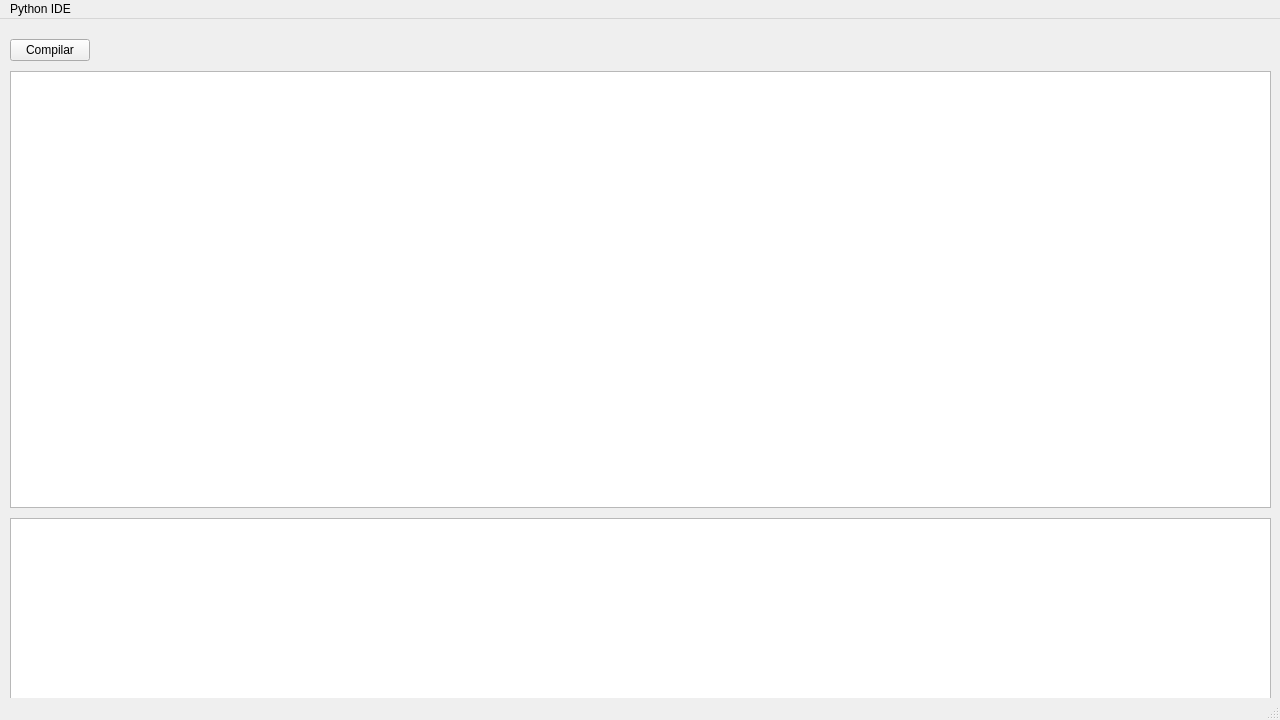
<?xml version="1.0" encoding="UTF-8"?>
<ui version="4.0">
 <class>MainWindow</class>
 <widget class="QMainWindow" name="MainWindow">
  <property name="geometry">
   <rect>
    <x>0</x>
    <y>0</y>
    <width>1280</width>
    <height>720</height>
   </rect>
  </property>
  <property name="sizePolicy">
   <sizepolicy hsizetype="Minimum" vsizetype="Minimum">
    <horstretch>0</horstretch>
    <verstretch>0</verstretch>
   </sizepolicy>
  </property>
  <property name="minimumSize">
   <size>
    <width>720</width>
    <height>480</height>
   </size>
  </property>
  <property name="baseSize">
   <size>
    <width>1280</width>
    <height>720</height>
   </size>
  </property>
  <property name="windowTitle">
   <string>MainWindow</string>
  </property>
  <widget class="QWidget" name="centralwidget">
   <widget class="QWidget" name="verticalLayoutWidget">
    <property name="geometry">
     <rect>
      <x>0</x>
      <y>10</y>
      <width>1281</width>
      <height>691</height>
     </rect>
    </property>
    <layout class="QVBoxLayout" name="verticalLayout">
     <property name="spacing">
      <number>10</number>
     </property>
     <property name="sizeConstraint">
      <enum>QLayout::SetNoConstraint</enum>
     </property>
     <property name="leftMargin">
      <number>10</number>
     </property>
     <property name="topMargin">
      <number>10</number>
     </property>
     <property name="rightMargin">
      <number>10</number>
     </property>
     <property name="bottomMargin">
      <number>10</number>
     </property>
     <item>
      <layout class="QHBoxLayout" name="horizontalLayout">
       <item>
        <widget class="QPushButton" name="compileBtn">
         <property name="text">
          <string>Compilar</string>
         </property>
        </widget>
       </item>
       <item>
        <spacer name="horizontalSpacer">
         <property name="orientation">
          <enum>Qt::Horizontal</enum>
         </property>
         <property name="sizeHint" stdset="0">
          <size>
           <width>40</width>
           <height>20</height>
          </size>
         </property>
        </spacer>
       </item>
      </layout>
     </item>
     <item>
      <widget class="QPlainTextEdit" name="plainTextEdit">
       <property name="sizePolicy">
        <sizepolicy hsizetype="Expanding" vsizetype="Expanding">
         <horstretch>0</horstretch>
         <verstretch>0</verstretch>
        </sizepolicy>
       </property>
       <property name="minimumSize">
        <size>
         <width>0</width>
         <height>0</height>
        </size>
       </property>
      </widget>
     </item>
     <item>
      <widget class="QTextEdit" name="textEdit">
       <property name="enabled">
        <bool>true</bool>
       </property>
       <property name="sizePolicy">
        <sizepolicy hsizetype="Expanding" vsizetype="Fixed">
         <horstretch>0</horstretch>
         <verstretch>0</verstretch>
        </sizepolicy>
       </property>
       <property name="minimumSize">
        <size>
         <width>0</width>
         <height>0</height>
        </size>
       </property>
      </widget>
     </item>
    </layout>
   </widget>
  </widget>
  <widget class="QMenuBar" name="menubar">
   <property name="geometry">
    <rect>
     <x>0</x>
     <y>0</y>
     <width>1280</width>
     <height>22</height>
    </rect>
   </property>
   <widget class="QMenu" name="menuPython_IDE">
    <property name="title">
     <string>Python IDE</string>
    </property>
   </widget>
   <addaction name="menuPython_IDE"/>
  </widget>
  <widget class="QStatusBar" name="statusbar"/>
 </widget>
 <resources/>
 <connections/>
</ui>
